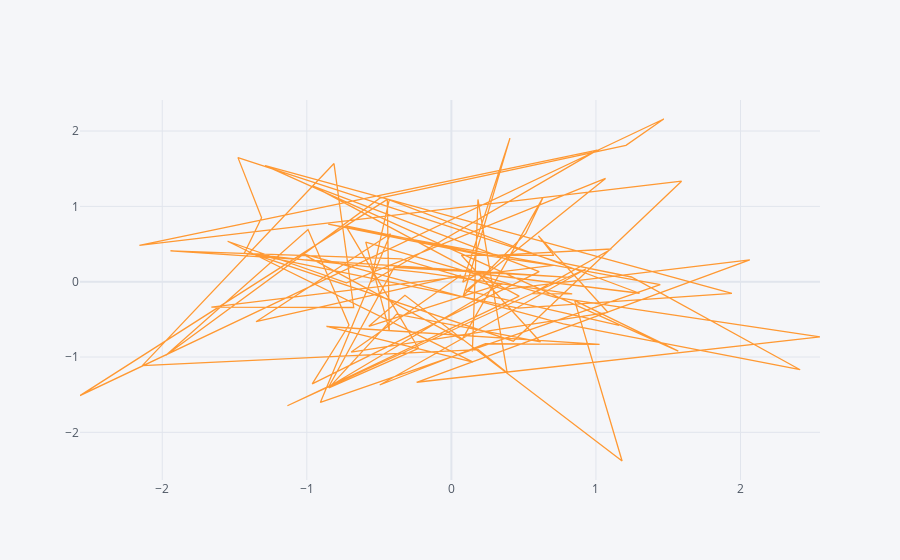

Write notebook code for a chart like this one.
### Markdown cell above
## Scatter plot

The interactive scatter plot is created by mentioning the 'kind' as scatter while calling the 'iplot' method. The x and y values can also be mentioned according to which the scatter plot is made.

### Code cell
dataset1.iplot(kind='scatter',x='a',y='c')
